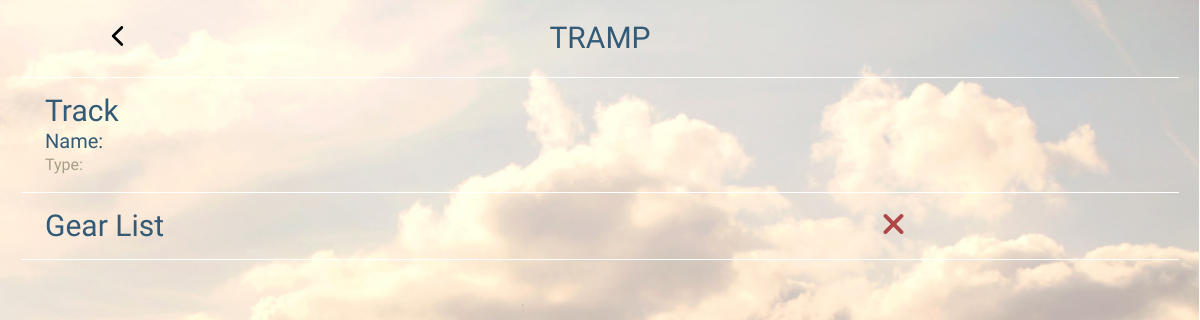
/?pages=tramp&tramp_id=3, run on an earlier commit of the app's database.
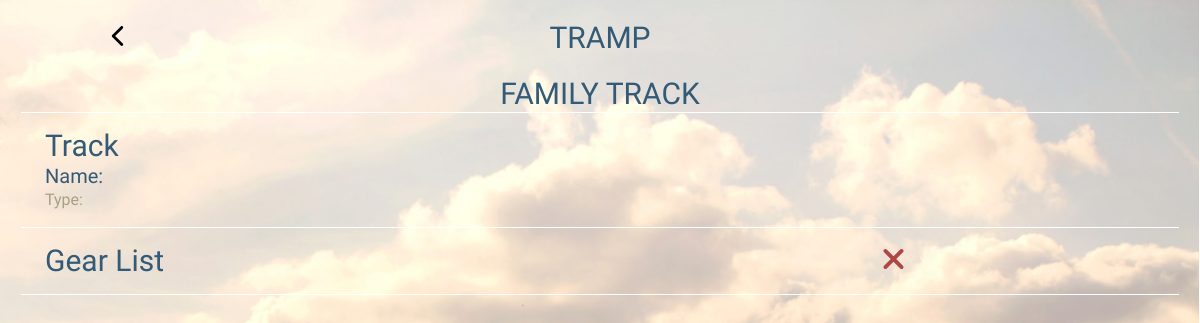
And on a later commit of the database.
### tables this page shows
CREATE TABLE IF NOT EXISTS `tramp` (
  `id` int(11) NOT NULL AUTO_INCREMENT,
  `account_id` int(255) NOT NULL,
  `tramp_name` varchar(255) NOT NULL,
  PRIMARY KEY (`id`)
);

### includes/database_function.php (called while the page is built, shortened)
<?php
function selectMultipleRows($dbConnection, $sql) {
	$selectedRows = mysqli_query($dbConnection, $sql);
	$resultsArray = array();
	while ($row = mysqli_fetch_assoc($selectedRows)) {
		$resultsArray[] =  $row;
	}
	return $resultsArray;
}

### includes/tramp.php (the view, shortened to what this page needs)
<?php
	$tramp_id = $_GET['tramp_id'];
?>
<section class="container">
	<div class="header header_container row">
		<a href="#" class="header_btn">
			<img src="assets/icons/arrow487_left.svg" alt="Left Arrow" class="header_arrowLeft col-xs-2">
		</a>
		<?php
			$sql = 'SELECT tramp_name  FROM tramp WHERE id ='.$tramp_id;
			$trampArray = selectMultipleRows($db, $sql);
	 	?>
		<h2 class="header_title-home col-xs-offset-2 col-xs-4">TRAMP</h2>
	</div>
	<div class="row">
		<h2 class="header_title-home col-xs-12"><?php echo $trampArray[0]['tramp_name'] ?></h2>
	</div>
	<?php
		$sql = 'SELECT location_name, location_type  FROM location WHERE tramp_id ='.$tramp_id;
		$trampArray = selectMultipleRows($db, $sql);
 	?>
	<article class="home_item_container home_item_container-first row">
			<a href="#">
				<h2 class="tramp_title col-xs-12">Track</h2>
				<h3 class="col-xs-12">Name: <?php echo $trampArray[0]['location_name'] ?></h3>
				<h4 class="col-xs-12">Type: <?php echo $trampArray[0]['location_type'] ?></h4>
			</a>
	</article>
	<article class="home_item_container row">
			<a href="#">
				<h2 class="tramp_title col-xs-5">Gear List</h2>
				<?php
					$isAllChecked = false;
				 	if ($isAllChecked) {?>
				 		<img src="assets/icons/checkmark2.svg" alt="checkmark" class="tramp_icon col-xs-offset-5 col-xs-2">
				 	<?php } else { ?>
						<img src="assets/icons/cross5.svg" alt="cross" class="tramp_icon col-xs-offset-3 col-xs-2">
				 	<?php }
			 	?>
			</a>
	</article>
</section>

What changed in the data, as far as the page shows it:
now on this page (row edited): tramp: tramp_name "FAMILY TRACK"
